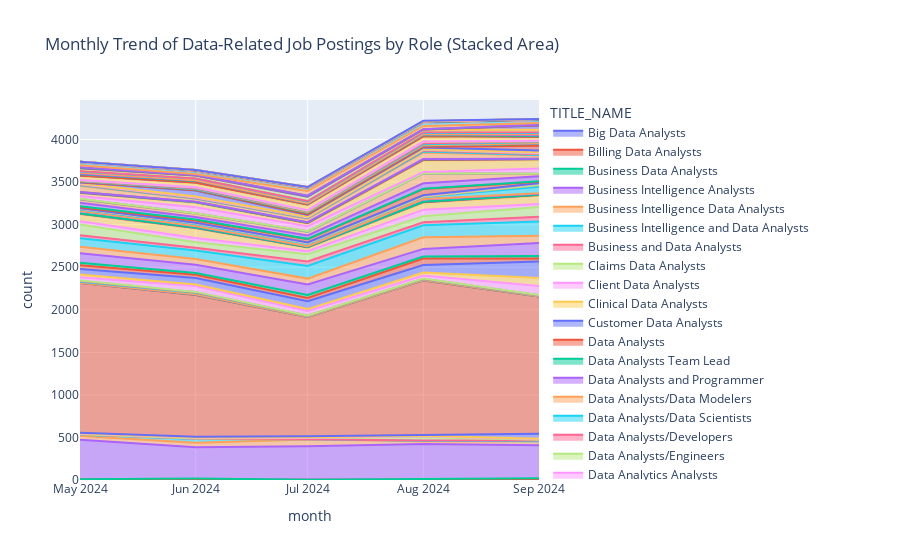

The code cell stored with this chart in its notebook:
### Markdown cell above
***Monthly Trend of Data-Related Job Postings by Role***

### Code cell
# 1. Filter the main df into df_roles
df_roles = df[df["TITLE_NAME"].str.contains("Data Analysts|Business Intelligence Analysts|Data Analytics Engineers|Data and Reporting Analysts|"
    "Data Governance Analysts|Data Quality Analysts|Data Analytics Analysts|Data Management Analysts|"
    "Data Modelers|Lead Data Analysts|Research Data Analysts|IT Data Analysts|Data Analytics Manager|"
    "Lead Business Intelligence Analysts|Data Science Analysts|Data Analytics Leads|"
    "Business Intelligence Data Analysts|Data Operations Analysts|Health Data Analysts|"
    "Data analytics consultants|Enterprise Data Analysts", case=False, na=False)]

# 1. Make a copy to avoid SettingWithCopyWarning
df_roles = df_roles.copy()

# 2. Convert POSTED to datetime (if not already)
df_roles["POSTED"] = pd.to_datetime(df_roles["POSTED"])

# 3. Create a monthly column as a Timestamp
df_roles["month"] = df_roles["POSTED"].dt.to_period("M").dt.to_timestamp()

# 4. Group by month and role
monthly_counts = df_roles.groupby(["month", "TITLE_NAME"]).size().reset_index(name="count")

fig = px.area(
    monthly_counts,
    x="month",
    y="count",
    color="TITLE_NAME",
    title="Monthly Trend of Data-Related Job Postings by Role (Stacked Area)"
)
fig.show()
